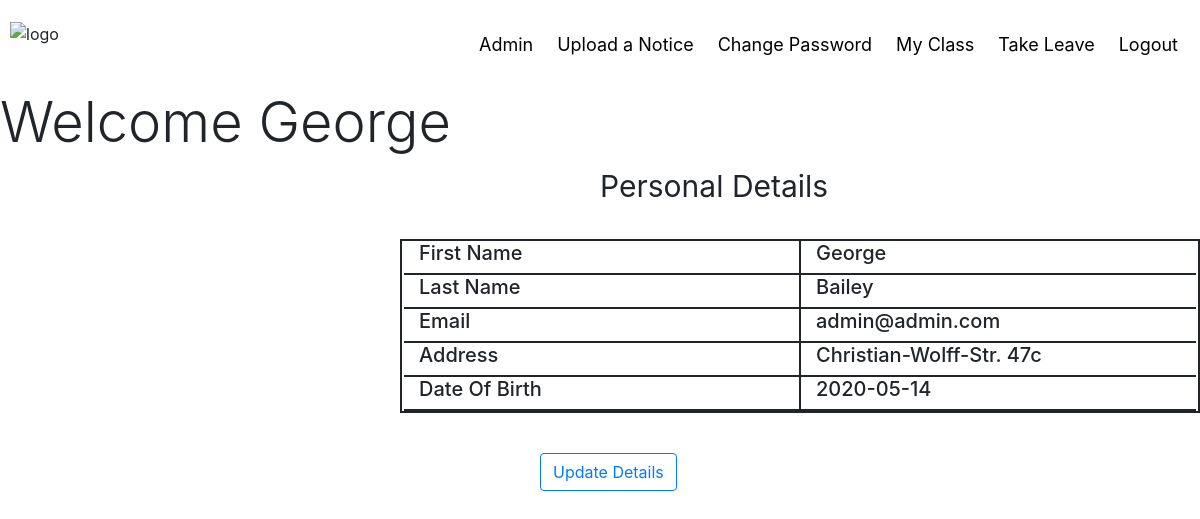
Screenshot of /Staff Dashboard.php (signed in) with the database file from the repository.
### tables this page shows
CREATE TABLE `staff` (
  `FirstName` varchar(255) NOT NULL,
  `LastName` varchar(255) NOT NULL,
  `email` varchar(255) NOT NULL,
  `sid` varchar(255) NOT NULL,
  `subject` varchar(255) NOT NULL,
  `password` varchar(255) NOT NULL,
  `adderess` varchar(255) DEFAULT NULL,
  `phone` varchar(255) DEFAULT NULL,
  `dob` date DEFAULT NULL
);

### Staff Dashboard.php (the view, shortened to what this page needs)
<?php
  require_once('./Config.php');
  $id = $_SESSION['id'];
  $query= "SELECT * from staff WHERE sid='$id'";
  $result= $con->query($query);
  $record = $result->fetch_array();
  $lname= $record['LastName'];
  $email = $record['email'];
  $adderess= $record['adderess'];
  $dob = $record['dob'];
?>
<!DOCTYPE html>
<html>
    <head>
      <link rel="stylesheet" href="https://stackpath.bootstrapcdn.com/bootstrap/4.4.1/css/bootstrap.min.css">
    </head>
    <body>
    <div class="header">
      <img src="./images/logo2.jpeg" alt="logo" style="height:100px;width:400px">
      <div class="header-right">
        <a href="Admin Login.php">Admin</a>
        <a href="Upload.php">Upload a Notice</a>
        <a href="staffsecure.php">Change Password</a>
        <a href="myClass.php">My Class</a>
        <a href="absence.php">Take Leave</a>
        <a href="Logout.php">Logout</a>
      </div>
    </div>
    <h4 class="display-4">Welcome <?php  echo $_SESSION['username'];?></h4>
    <a  style="margin-top:200px;margin-left:600px;font-size:30px">Personal Details</a>
    <div style="margin-top:30px;margin-left:400px;width:800px;overflow:none;border:solid 2px">
        <div class="d-flex flex-column" style="overflow:none">
            <div class="row" style="border-bottom:2px solid;margin-left:2px;margin-right:2px">
                <div class="col" style="width:50%;border-right:2px solid;"><h5>First Name</h5></div>
                <div class="col" style="width:50%"><h5><?php echo $_SESSION['username'];?></h5></div>
            </div>
        </div>
        <div class="d-flex flex-column" style="overflow:none">
            <div class="row" style="border-bottom:2px solid;margin-left:2px;margin-right:2px">
              <div class="col" style="width:50%;border-right:2px solid;"><h5>Last Name</h5></div>
              <div class="col" style="width:50%"><h5><?php echo $lname;?></h5></div>
            </div>
            </div>
            <div class="d-flex flex-column" style="overflow:none">
            <div class="row" style="border-bottom:2px solid;margin-left:2px;margin-right:2px">
              <div class="col" style="width:50%;border-right:2px solid;"><h5>Email</h5></div>
              <div class="col" style="width:50%"><h5><?php echo $email;?></h5></div>
            </div>
        </div>
        <div class="d-flex flex-column" style="overflow:none">
            <div class="row" style="border-bottom:2px solid;margin-left:2px;margin-right:2px">
              <div class="col" style="width:50%;border-right:2px solid;"><h5>Address</h5></div>
              <div class="col" style="width:50%"><h5><?php echo $adderess;?></h5></div>
            </div>
        </div>
        <div class="d-flex flex-column" style="overflow:none">
            <div class="row" style="border-bottom:2px solid;margin-left:2px;margin-right:2px">
              <div class="col" style="width:50%;border-right:2px solid;"><h5>Date Of Birth</h5></div>
              <div class="col" style="width:50%"><h5><?php echo $dob;?></h5></div>
            </div>
        </div>
    </div>
    <a href="staffUpdateForm.php" class="btn btn-outline-primary" style="margin-top:40px;margin-left:45%">Update Details</a>
   </body>
</html>

### Staff Dashboard.php (style rules this page uses)
.header { overflow: hidden; background-color: #ffffff; padding: 20px 10px; }
.header a { float: left; color: black; text-align: center; padding: 12px; text-decoration: none; font-size: 18px; line-height: 25px; border-radius: 4px; }
.header-right { float: right; }

### rows the page displays
staff: LastName "Bailey", email "admin@admin.com", adderess "Christian-Wolff-Str. 47c", dob "2020-05-14"

### other values shown
$_SESSION['username'] "George"
